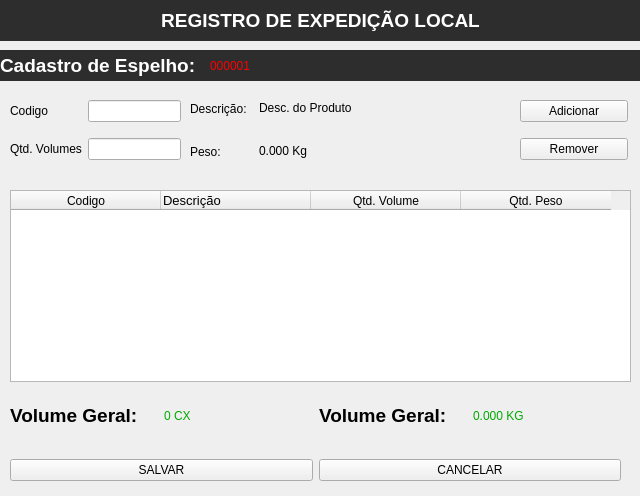
<?xml version="1.0" encoding="UTF-8"?>
<ui version="4.0">
 <class>MainWindow</class>
 <widget class="QMainWindow" name="MainWindow">
  <property name="geometry">
   <rect>
    <x>0</x>
    <y>0</y>
    <width>640</width>
    <height>496</height>
   </rect>
  </property>
  <property name="sizePolicy">
   <sizepolicy hsizetype="Preferred" vsizetype="Preferred">
    <horstretch>0</horstretch>
    <verstretch>0</verstretch>
   </sizepolicy>
  </property>
  <property name="maximumSize">
   <size>
    <width>640</width>
    <height>16777215</height>
   </size>
  </property>
  <property name="windowTitle">
   <string>Cadastro de Espelho</string>
  </property>
  <widget class="QWidget" name="centralwidget">
   <widget class="QWidget" name="verticalLayoutWidget">
    <property name="geometry">
     <rect>
      <x>0</x>
      <y>0</y>
      <width>641</width>
      <height>41</height>
     </rect>
    </property>
    <layout class="QVBoxLayout" name="verticalLayout">
     <item>
      <widget class="QLabel" name="label">
       <property name="styleSheet">
        <string notr="true">background-color: rgb(45, 45, 45);
color: rgb(255, 255, 255);</string>
       </property>
       <property name="text">
        <string>&lt;html&gt;&lt;head/&gt;&lt;body&gt;&lt;p align=&quot;center&quot;&gt;&lt;span style=&quot; font-size:14pt; font-weight:600;&quot;&gt;REGISTRO DE EXPEDIÇÃO LOCAL&lt;/span&gt;&lt;/p&gt;&lt;/body&gt;&lt;/html&gt;</string>
       </property>
      </widget>
     </item>
    </layout>
   </widget>
   <widget class="QLabel" name="label_2">
    <property name="geometry">
     <rect>
      <x>0</x>
      <y>50</y>
      <width>641</width>
      <height>31</height>
     </rect>
    </property>
    <property name="styleSheet">
     <string notr="true">background-color: rgb(45, 45, 45);
color: rgb(255, 255, 255);</string>
    </property>
    <property name="text">
     <string>&lt;html&gt;&lt;head/&gt;&lt;body&gt;&lt;p&gt;&lt;span style=&quot; font-size:14pt; font-weight:600;&quot;&gt;Cadastro de Espelho:&lt;/span&gt;&lt;/p&gt;&lt;/body&gt;&lt;/html&gt;</string>
    </property>
   </widget>
   <widget class="QWidget" name="gridLayoutWidget">
    <property name="geometry">
     <rect>
      <x>10</x>
      <y>90</y>
      <width>171</width>
      <height>80</height>
     </rect>
    </property>
    <layout class="QGridLayout" name="gridLayout">
     <item row="1" column="0">
      <widget class="QLabel" name="label_4">
       <property name="text">
        <string>Codigo</string>
       </property>
      </widget>
     </item>
     <item row="2" column="0">
      <widget class="QLabel" name="label_3">
       <property name="text">
        <string>Qtd. Volumes</string>
       </property>
      </widget>
     </item>
     <item row="1" column="1">
      <widget class="QLineEdit" name="txt_cod"/>
     </item>
     <item row="2" column="1">
      <widget class="QLineEdit" name="txt_volumes"/>
     </item>
    </layout>
   </widget>
   <widget class="QWidget" name="verticalLayoutWidget_2">
    <property name="geometry">
     <rect>
      <x>520</x>
      <y>90</y>
      <width>108</width>
      <height>80</height>
     </rect>
    </property>
    <layout class="QVBoxLayout" name="verticalLayout_2">
     <item>
      <widget class="QPushButton" name="btn_adicionar">
       <property name="styleSheet">
        <string notr="true">font: 12pt &quot;MS Shell Dlg 2&quot;;</string>
       </property>
       <property name="text">
        <string>Adicionar</string>
       </property>
      </widget>
     </item>
     <item>
      <widget class="QPushButton" name="btn_remover">
       <property name="styleSheet">
        <string notr="true">font: 12pt &quot;MS Shell Dlg 2&quot;;</string>
       </property>
       <property name="text">
        <string>Remover</string>
       </property>
      </widget>
     </item>
    </layout>
   </widget>
   <widget class="QTableWidget" name="tbl_resumo">
    <property name="geometry">
     <rect>
      <x>10</x>
      <y>190</y>
      <width>621</width>
      <height>192</height>
     </rect>
    </property>
    <property name="editTriggers">
     <set>QAbstractItemView::SelectedClicked</set>
    </property>
    <attribute name="horizontalHeaderDefaultSectionSize">
     <number>150</number>
    </attribute>
    <column>
     <property name="text">
      <string>Codigo</string>
     </property>
    </column>
    <column>
     <property name="text">
      <string>Descrição</string>
     </property>
     <property name="font">
      <font>
       <pointsize>10</pointsize>
       <stylestrategy>PreferAntialias</stylestrategy>
      </font>
     </property>
     <property name="textAlignment">
      <set>AlignJustify|AlignVCenter</set>
     </property>
    </column>
    <column>
     <property name="text">
      <string>Qtd. Volume</string>
     </property>
    </column>
    <column>
     <property name="text">
      <string>Qtd. Peso</string>
     </property>
    </column>
   </widget>
   <widget class="QLabel" name="lbl_espelho">
    <property name="geometry">
     <rect>
      <x>210</x>
      <y>50</y>
      <width>101</width>
      <height>31</height>
     </rect>
    </property>
    <property name="maximumSize">
     <size>
      <width>16777215</width>
      <height>16777215</height>
     </size>
    </property>
    <property name="styleSheet">
     <string notr="true">font: 801 16pt &quot;Cantarell&quot;;
color: rgb(255, 0, 0);</string>
    </property>
    <property name="text">
     <string>000001</string>
    </property>
   </widget>
   <widget class="QWidget" name="verticalLayoutWidget_3">
    <property name="geometry">
     <rect>
      <x>190</x>
      <y>90</y>
      <width>62</width>
      <height>80</height>
     </rect>
    </property>
    <layout class="QVBoxLayout" name="verticalLayout_3">
     <item>
      <widget class="QLabel" name="label_5">
       <property name="text">
        <string>Descrição:</string>
       </property>
      </widget>
     </item>
     <item>
      <widget class="QLabel" name="label_6">
       <property name="text">
        <string>Peso:</string>
       </property>
      </widget>
     </item>
    </layout>
   </widget>
   <widget class="QWidget" name="verticalLayoutWidget_4">
    <property name="geometry">
     <rect>
      <x>259</x>
      <y>90</y>
      <width>251</width>
      <height>80</height>
     </rect>
    </property>
    <layout class="QVBoxLayout" name="verticalLayout_4">
     <item>
      <widget class="QLabel" name="lbl_descricao">
       <property name="styleSheet">
        <string notr="true">font: 75 12pt &quot;MS Shell Dlg 2&quot;;</string>
       </property>
       <property name="text">
        <string>&lt;html&gt;&lt;head/&gt;&lt;body&gt;&lt;p&gt;Desc. do Produto&lt;/p&gt;&lt;/body&gt;&lt;/html&gt;</string>
       </property>
      </widget>
     </item>
     <item>
      <widget class="QLabel" name="lbl_peso">
       <property name="styleSheet">
        <string notr="true">font: 75 14pt &quot;MS Shell Dlg 2&quot;;</string>
       </property>
       <property name="text">
        <string>&lt;html&gt;&lt;head/&gt;&lt;body&gt;&lt;p&gt;0.000 Kg&lt;/p&gt;&lt;/body&gt;&lt;/html&gt;</string>
       </property>
      </widget>
     </item>
    </layout>
   </widget>
   <widget class="QWidget" name="horizontalLayoutWidget">
    <property name="geometry">
     <rect>
      <x>10</x>
      <y>450</y>
      <width>611</width>
      <height>41</height>
     </rect>
    </property>
    <layout class="QHBoxLayout" name="horizontalLayout">
     <item>
      <widget class="QPushButton" name="btn_salvar">
       <property name="styleSheet">
        <string notr="true">font: 12pt &quot;MS Shell Dlg 2&quot;;</string>
       </property>
       <property name="text">
        <string>SALVAR</string>
       </property>
      </widget>
     </item>
     <item>
      <widget class="QPushButton" name="btn_cancelar">
       <property name="styleSheet">
        <string notr="true">font: 12pt &quot;MS Shell Dlg 2&quot;;</string>
       </property>
       <property name="text">
        <string>CANCELAR</string>
       </property>
      </widget>
     </item>
    </layout>
   </widget>
   <widget class="QWidget" name="gridLayoutWidget_2">
    <property name="geometry">
     <rect>
      <x>10</x>
      <y>400</y>
      <width>611</width>
      <height>31</height>
     </rect>
    </property>
    <layout class="QGridLayout" name="gridLayout_2">
     <item row="0" column="0">
      <widget class="QLabel" name="label_7">
       <property name="text">
        <string>&lt;html&gt;&lt;head/&gt;&lt;body&gt;&lt;p&gt;&lt;span style=&quot; font-size:14pt; font-weight:600;&quot;&gt;Volume Geral:&lt;/span&gt;&lt;/p&gt;&lt;/body&gt;&lt;/html&gt;</string>
       </property>
      </widget>
     </item>
     <item row="0" column="1">
      <widget class="QLabel" name="lbl_geral_volume">
       <property name="styleSheet">
        <string notr="true">font: 75 16pt &quot;MS Shell Dlg 2&quot;;
color: rgb(0, 170, 0);</string>
       </property>
       <property name="text">
        <string>0 CX</string>
       </property>
      </widget>
     </item>
     <item row="0" column="3">
      <widget class="QLabel" name="lbl_geral_peso">
       <property name="styleSheet">
        <string notr="true">color: rgb(0, 170, 0);
font: 75 16pt &quot;MS Shell Dlg 2&quot;;</string>
       </property>
       <property name="text">
        <string>0.000 KG</string>
       </property>
      </widget>
     </item>
     <item row="0" column="2">
      <widget class="QLabel" name="label_9">
       <property name="text">
        <string>&lt;html&gt;&lt;head/&gt;&lt;body&gt;&lt;p&gt;&lt;span style=&quot; font-size:14pt; font-weight:600;&quot;&gt;Volume Geral:&lt;/span&gt;&lt;/p&gt;&lt;/body&gt;&lt;/html&gt;</string>
       </property>
      </widget>
     </item>
    </layout>
   </widget>
  </widget>
 </widget>
 <resources/>
 <connections/>
</ui>
